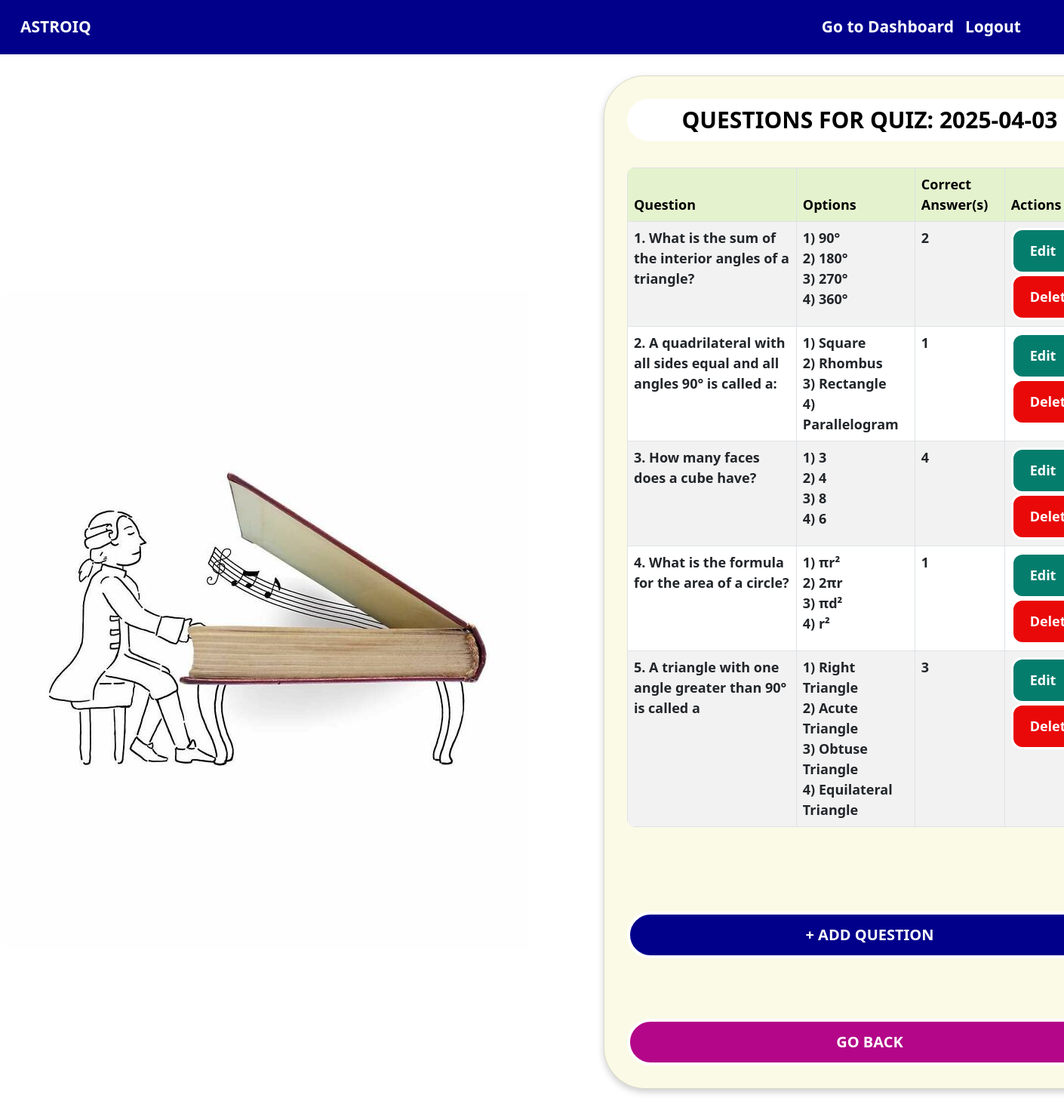
Screenshot of /manage_questions/1 (signed in) with the database file from the repository.
### application/models.py (models this page shows)
class Quiz(db.Model):
    id = db.Column(db.Integer, primary_key=True)
    chapter_id = db.Column(db.Integer, db.ForeignKey('chapter.id'), nullable=False)
    date_of_quiz = db.Column(db.String(), nullable=False)
    time_duration = db.Column(db.Integer, nullable=False)  # In minutes
    remarks = db.Column(db.String(250), nullable=True)
    status = db.Column(db.String(), default="active")  # active/completed
    questions = db.relationship("Question", backref="quiz")  # One quiz can have multiple questions
    scores = db.relationship("Score", backref="quiz")  # One quiz can have multiple user scores
    user_answers = db.relationship("UserAnswers", backref="quiz")  # ✅ Link answers to the quiz

class Question(db.Model):
    id = db.Column(db.Integer, primary_key=True)
    quiz_id = db.Column(db.Integer, db.ForeignKey("quiz.id"), nullable=False)
    question_statement = db.Column(db.String(1000), nullable=False)
    option1 = db.Column(db.String(255), nullable=False)
    option2 = db.Column(db.String(255), nullable=False)
    option3 = db.Column(db.String(255), nullable=False)
    option4 = db.Column(db.String(255), nullable=False)
    correct_option_1 = db.Column(db.Integer, nullable=False)  # 1, 2, 3, or 4
    correct_option_2 = db.Column(db.Integer, nullable=True)  # 1,2,3,4
    user_answers = db.relationship("UserAnswers", backref="question")  # ✅ Link answers to the question

### application/admin.py (the view)
@app.route('/manage_questions/<int:quiz_id>')
def manage_questions(quiz_id):
    quiz = Quiz.query.get(quiz_id)
    return render_template('admin/manage_questions.html', quiz=quiz)

### templates/admin/manage_questions.html (shortened to what this page needs)
<!DOCTYPE html>
<html lang="en">
<head>
    <link href="https://cdn.jsdelivr.net/npm/bootstrap@5.0.2/dist/css/bootstrap.min.css" rel="stylesheet">
</head>
<body>
    <nav class="navbar navbar-expand-lg navbar-dark fixed-top">
        <div class="container-fluid">
            <a class="navbar-brand" href="/">AstroIQ</a>
            <div class="collapse navbar-collapse" id="navbarNav">
                <ul class="navbar-nav ms-auto">
                    <li class="nav-item">
                        <a href="/admin">Go to Dashboard</a>
                    </li>
                    <li class="nav-item">
                        <a href="/logout">Logout</a>
                    </li>
                </ul>
            </div>
        </div>
    </nav>
    <div class="card">
        <h2>Questions for Quiz: {{ quiz.date_of_quiz }}</h2>
        <table class="table table-bordered table-striped">
            <thead>
                <tr>
                    <th>Question</th>
                    <th>Options</th>
                    <th>Correct Answer(s)</th>
                    <th>Actions</th>
                </tr>
            </thead>
            <tbody>
                {% for question in quiz.questions %}
                <tr>
                    <td>{{ question.question_statement }}</td>
                    <td>
                        1) {{ question.option1 }} <br>
                        2) {{ question.option2 }} <br>
                        3) {{ question.option3 }} <br>
                        4) {{ question.option4 }}
                    </td>
                    <td>
                        {% if question.correct_option_1 %} {{ question.correct_option_1 }} {% endif %}
                    </td>
                    <td>
                        <a href="/edit_question/{{ question.id }}" class="btn btn-edit">Edit</a>
                        <a href="/delete_question/{{ question.id }}" class="btn btn-delete">Delete</a>
                    </td>
                </tr>
                {% endfor %}
            </tbody>
        </table>
        <br><br><br><br>
        <a href="/add_question/{{ quiz.id }}" class="btn btn-add mb-3">+ Add Question</a>
        <br><br>
        <a href="/manage_quizzes/{{ quiz.chapter_id }}" class="btn btn-back mt-3">Go Back</a>
    </div>
</body>
</html>

### templates/admin/manage_questions.html (style rules this page uses)
body { background-color: white; align-items: center; min-height: 100vh; background-image: url(/static/images/admin/manage_questions.jpg); background-repeat: no-repeat; background-size: 700px; background-position: 1px; background-attachment: fixed; }
.card { width: 50%; padding: 30px; border-radius: 55px; background: rgb(250, 250, 230); box-shadow: 0px 4px 10px rgba(0, 0, 0, 0.2); min-height: 900px; margin-left: 800px; margin-top: 100px; margin-bottom: 200px; }
h2 { color: black; font-size: 30px; font-weight: bold; text-transform: uppercase; text-align: center; margin-bottom: 20px; background-color: white; padding: 10px; border-radius: 50px; }
.btn-add { width: 100%; padding: 12px; text-transform: uppercase; font-weight: bold; border-radius: 50px; background-color: darkblue; color: white; transition: all 0.3s ease-in-out; border-color: white; border-width: 4px; border-style: solid; font-size: 20px; }
.btn-edit { background-color: rgb(5, 125, 109); border: none; padding: 14px 22px; border-radius: 15px; font-size: 18px; color: white; font-weight: bold; transition: 0.3s ease-in-out; border: 3px solid white; }
.btn-delete { background-color: #e90909; border: none; padding: 14px 22px; border-radius: 15px; font-size: 18px; color: white; font-weight: bold; transition: 0.3s ease-in-out; border: 3px solid white; }
.btn-back { width: 100%; background-color: #b30688; color: white; text-transform: uppercase; font-size: 16px; font-weight: bold; padding: 12px; border-radius: 50px; transition: all 0.3s ease-in-out; font-size: 20px; border-color: white; border-width: 4px; border-style: solid; }
.table { margin-top: 15px; border-radius: 10px; overflow: hidden; }
.table thead { background: rgb(228, 243, 205); color: black; font-size: 18px; }
.table tbody tr { background-color: white; font-size: 18px; font-weight: bold; }
.navbar { background-color: darkblue; padding: 15px; }
.navbar-brand { font-size: 25px; font-weight: bold; color: white; text-transform: uppercase; }
.navbar-nav { color: white; font-size: 20px; margin-right: 15px; transition: 0.3s; font-weight: bold; }
.navbar a { color: white; margin-right: 15px; text-decoration: none; font-size: 21px; }

### rows the page displays
Quiz: date_of_quiz "2025-04-03"
Question: question_statement "1. What is the sum of the interior angles of a triangle?", option1 "90°", option2 "180°", option3 "270°", option4 "360°", correct_option_1 "2"
Question: question_statement "2. A quadrilateral with all sides equal and all angles 90° is called a:", option1 "Square", option2 "Rhombus", option3 "Rectangle", option4 "Parallelogram", correct_option_1 "1"
Question: question_statement "3. How many faces does a cube have?", option1 "3", option2 "4", option3 "8", option4 "6", correct_option_1 "4"
Question: question_statement "4. What is the formula for the area of a circle?", option1 "πr²", option2 "2πr", option3 "πd²", option4 "r²", correct_option_1 "1"
Question: question_statement "5. A triangle with one angle greater than 90° is called a", option1 "Right Triangle", option2 "Acute Triangle", option3 "Obtuse Triangle", option4 "Equilateral Triangle", correct_option_1 "3"
